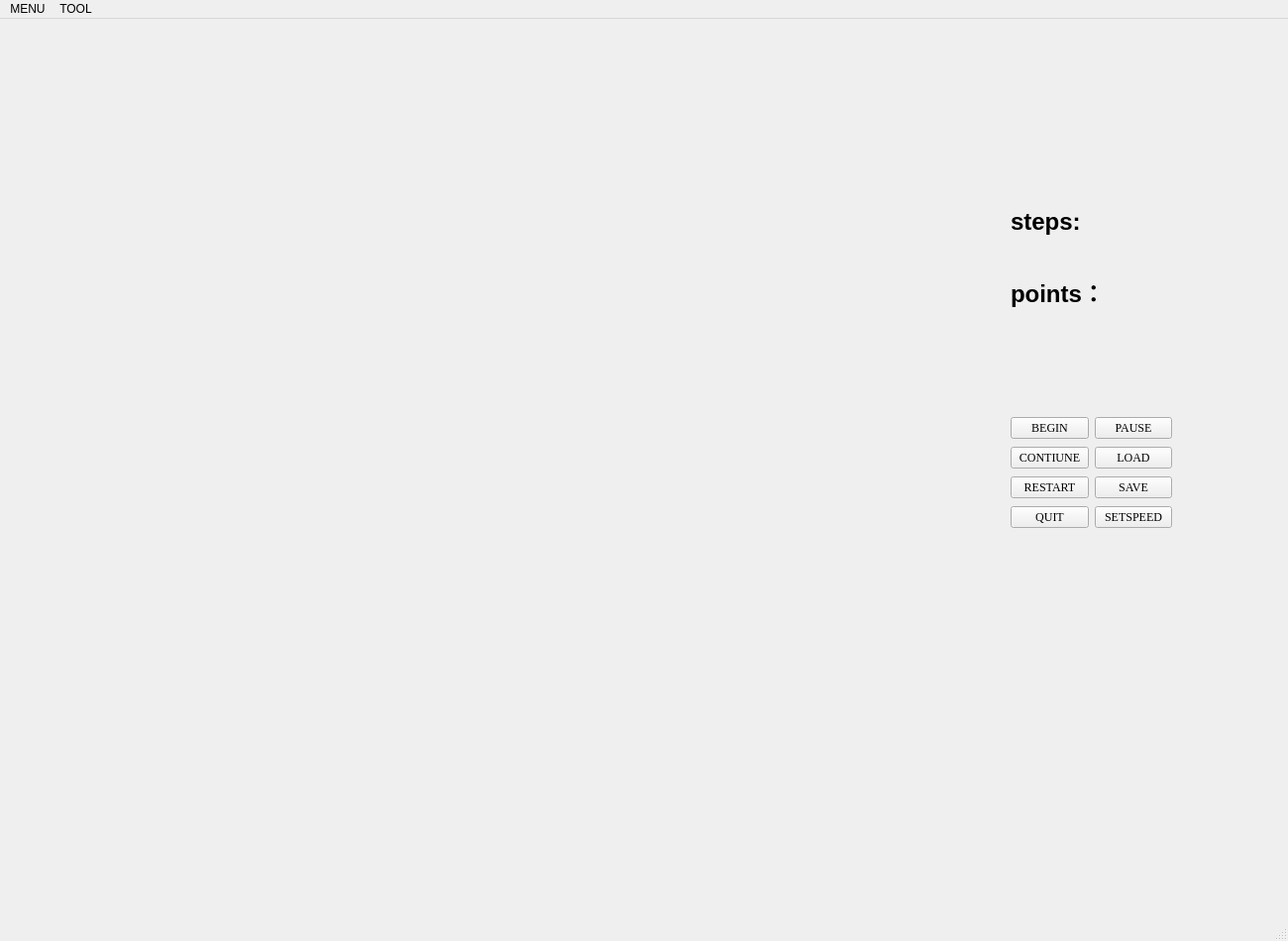
<?xml version="1.0" encoding="UTF-8"?>
<ui version="4.0">
 <class>MainWindow</class>
 <widget class="QMainWindow" name="MainWindow">
  <property name="enabled">
   <bool>true</bool>
  </property>
  <property name="geometry">
   <rect>
    <x>0</x>
    <y>0</y>
    <width>1300</width>
    <height>950</height>
   </rect>
  </property>
  <property name="minimumSize">
   <size>
    <width>1300</width>
    <height>950</height>
   </size>
  </property>
  <property name="maximumSize">
   <size>
    <width>1300</width>
    <height>950</height>
   </size>
  </property>
  <property name="windowTitle">
   <string>MainWindow</string>
  </property>
  <widget class="QWidget" name="centralwidget">
   <widget class="QLabel" name="label">
    <property name="geometry">
     <rect>
      <x>1080</x>
      <y>10</y>
      <width>221</width>
      <height>161</height>
     </rect>
    </property>
    <property name="text">
     <string/>
    </property>
    <property name="pixmap">
     <pixmap>snake.png</pixmap>
    </property>
    <property name="scaledContents">
     <bool>false</bool>
    </property>
   </widget>
   <widget class="QLabel" name="label_2">
    <property name="geometry">
     <rect>
      <x>1020</x>
      <y>170</y>
      <width>251</width>
      <height>71</height>
     </rect>
    </property>
    <property name="text">
     <string>&lt;html&gt;&lt;head/&gt;&lt;body&gt;&lt;h1 style=&quot; margin-top:18px; margin-bottom:12px; margin-left:0px; margin-right:0px; -qt-block-indent:0; text-indent:0px;&quot;&gt;&lt;span style=&quot; font-size:xx-large; font-weight:600;&quot;&gt;steps:&lt;/span&gt;&lt;/h1&gt;&lt;/body&gt;&lt;/html&gt;</string>
    </property>
   </widget>
   <widget class="QLabel" name="label_3">
    <property name="geometry">
     <rect>
      <x>1020</x>
      <y>240</y>
      <width>261</width>
      <height>71</height>
     </rect>
    </property>
    <property name="text">
     <string>&lt;html&gt;&lt;head/&gt;&lt;body&gt;&lt;h1 style=&quot; margin-top:18px; margin-bottom:12px; margin-left:0px; margin-right:0px; -qt-block-indent:0; text-indent:0px;&quot;&gt;&lt;span style=&quot; font-size:xx-large; font-weight:600;&quot;&gt;points：&lt;/span&gt;&lt;/h1&gt;&lt;/body&gt;&lt;/html&gt;</string>
    </property>
   </widget>
   <widget class="QWidget" name="layoutWidget">
    <property name="geometry">
     <rect>
      <x>1020</x>
      <y>400</y>
      <width>163</width>
      <height>120</height>
     </rect>
    </property>
    <property name="font">
     <font>
      <family>Times New Roman</family>
     </font>
    </property>
    <layout class="QGridLayout" name="gridLayout">
     <item row="0" column="0">
      <widget class="QPushButton" name="pushButton">
       <property name="font">
        <font>
         <family>Times New Roman</family>
        </font>
       </property>
       <property name="focusPolicy">
        <enum>Qt::NoFocus</enum>
       </property>
       <property name="text">
        <string>BEGIN</string>
       </property>
      </widget>
     </item>
     <item row="0" column="1">
      <widget class="QPushButton" name="pushButton_5">
       <property name="font">
        <font>
         <family>Times New Roman</family>
        </font>
       </property>
       <property name="focusPolicy">
        <enum>Qt::NoFocus</enum>
       </property>
       <property name="text">
        <string>PAUSE</string>
       </property>
      </widget>
     </item>
     <item row="1" column="0">
      <widget class="QPushButton" name="pushButton_2">
       <property name="font">
        <font>
         <family>Times New Roman</family>
        </font>
       </property>
       <property name="focusPolicy">
        <enum>Qt::NoFocus</enum>
       </property>
       <property name="text">
        <string>CONTIUNE</string>
       </property>
      </widget>
     </item>
     <item row="1" column="1">
      <widget class="QPushButton" name="pushButton_6">
       <property name="font">
        <font>
         <family>Times New Roman</family>
        </font>
       </property>
       <property name="focusPolicy">
        <enum>Qt::NoFocus</enum>
       </property>
       <property name="text">
        <string>LOAD</string>
       </property>
      </widget>
     </item>
     <item row="2" column="0">
      <widget class="QPushButton" name="pushButton_4">
       <property name="font">
        <font>
         <family>Times New Roman</family>
        </font>
       </property>
       <property name="focusPolicy">
        <enum>Qt::NoFocus</enum>
       </property>
       <property name="text">
        <string>RESTART</string>
       </property>
      </widget>
     </item>
     <item row="2" column="1">
      <widget class="QPushButton" name="pushButton_7">
       <property name="font">
        <font>
         <family>Times New Roman</family>
        </font>
       </property>
       <property name="focusPolicy">
        <enum>Qt::NoFocus</enum>
       </property>
       <property name="text">
        <string>SAVE</string>
       </property>
      </widget>
     </item>
     <item row="3" column="0">
      <widget class="QPushButton" name="pushButton_3">
       <property name="font">
        <font>
         <family>Times New Roman</family>
        </font>
       </property>
       <property name="focusPolicy">
        <enum>Qt::NoFocus</enum>
       </property>
       <property name="text">
        <string>QUIT</string>
       </property>
      </widget>
     </item>
     <item row="3" column="1">
      <widget class="QPushButton" name="pushButton_8">
       <property name="focusPolicy">
        <enum>Qt::NoFocus</enum>
       </property>
       <property name="text">
        <string>SETSPEED</string>
       </property>
      </widget>
     </item>
    </layout>
   </widget>
  </widget>
  <widget class="QMenuBar" name="menubar">
   <property name="geometry">
    <rect>
     <x>0</x>
     <y>0</y>
     <width>1300</width>
     <height>23</height>
    </rect>
   </property>
   <widget class="QMenu" name="menuMENU">
    <property name="title">
     <string>MENU</string>
    </property>
    <addaction name="actionBEGIN"/>
    <addaction name="actionPAUSE"/>
    <addaction name="actionCONTINUE"/>
    <addaction name="actionRESTART_2"/>
    <addaction name="actionQUIT_2"/>
   </widget>
   <widget class="QMenu" name="menuTOOL">
    <property name="title">
     <string>TOOL</string>
    </property>
    <addaction name="actionSAVE"/>
    <addaction name="actionLOAD"/>
   </widget>
   <addaction name="menuMENU"/>
   <addaction name="menuTOOL"/>
  </widget>
  <widget class="QStatusBar" name="statusbar"/>
  <action name="actionBEGIN">
   <property name="text">
    <string>BEGIN</string>
   </property>
   <property name="iconVisibleInMenu">
    <bool>true</bool>
   </property>
  </action>
  <action name="actionPAUSE">
   <property name="text">
    <string>PAUSE</string>
   </property>
  </action>
  <action name="actionCONTINUE">
   <property name="text">
    <string>CONTINUE</string>
   </property>
  </action>
  <action name="actionRESTART_2">
   <property name="text">
    <string>RESTART</string>
   </property>
  </action>
  <action name="actionQUIT_2">
   <property name="text">
    <string>QUIT</string>
   </property>
  </action>
  <action name="actionSAVE">
   <property name="text">
    <string>SAVE</string>
   </property>
  </action>
  <action name="actionLOAD">
   <property name="text">
    <string>LOAD</string>
   </property>
  </action>
 </widget>
 <resources/>
 <connections/>
</ui>
